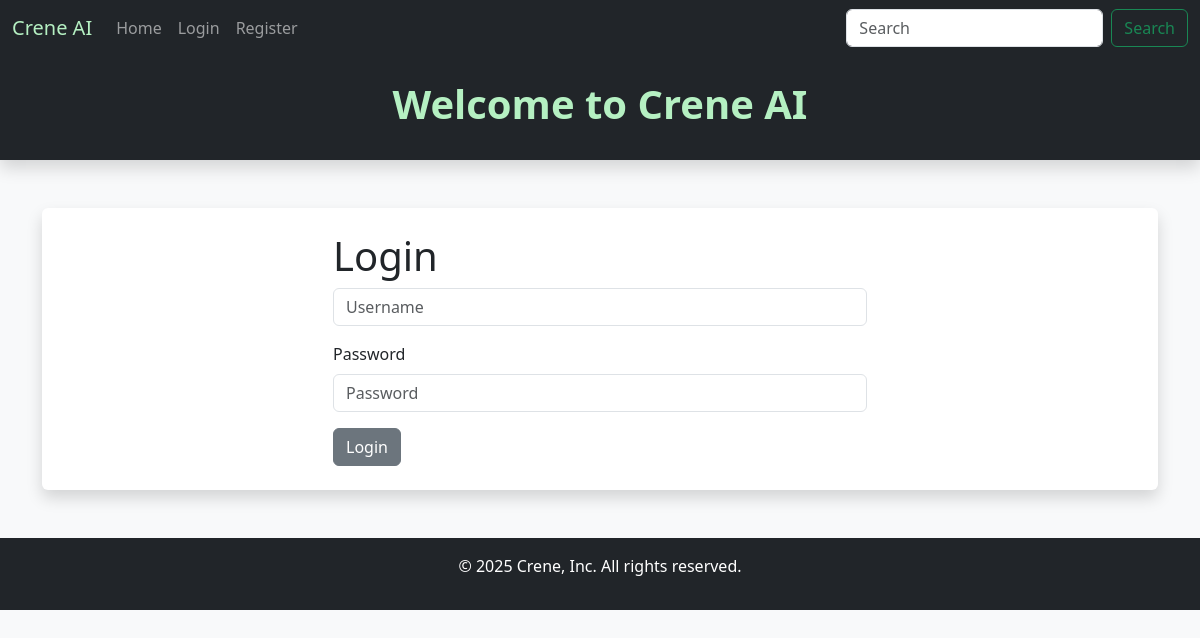
The app's page / (signed in), older data.
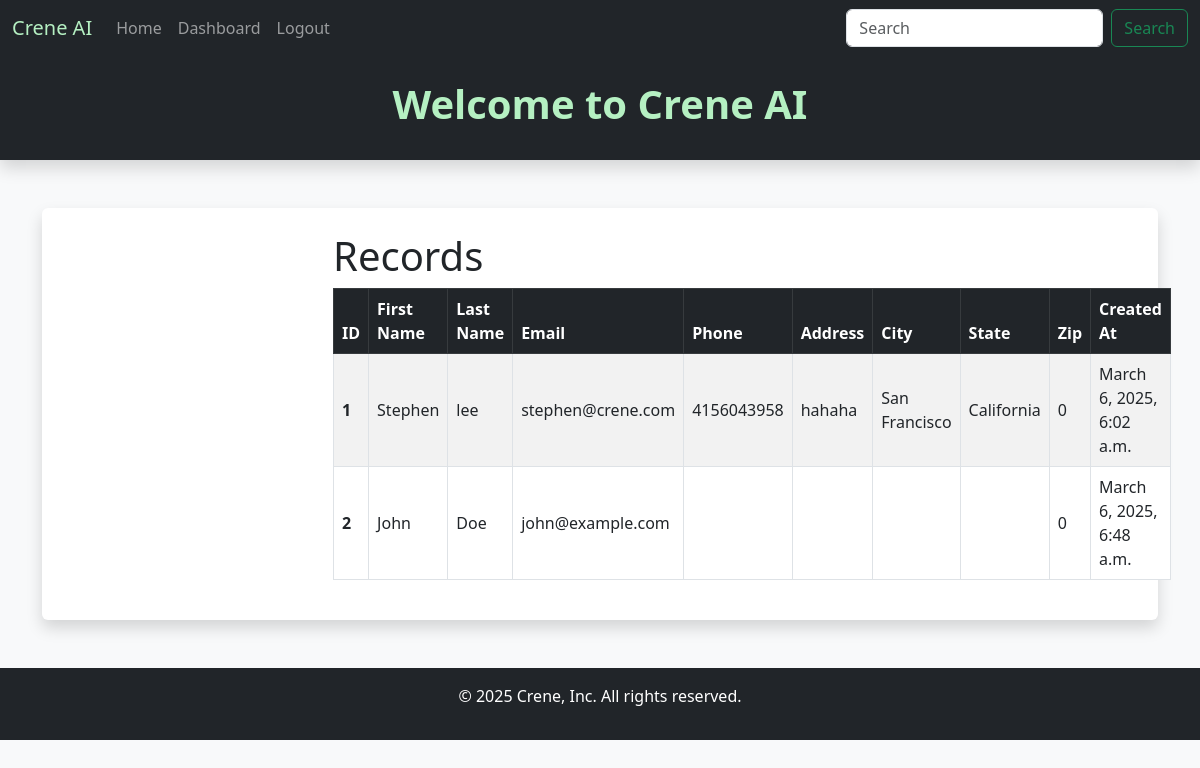
The same page, newer data.
### website/models.py (models this page shows, shortened)
class Record(models.Model):
    created_at = models.DateTimeField(auto_now_add=True)
    first_name = models.CharField(max_length=100)
    last_name = models.CharField(max_length=100)
    address = models.CharField(max_length=100)
    city = models.CharField(max_length=100)
    state = models.CharField(max_length=100)
    zip_code = models.CharField(max_length=10)      # renamed from "zip"
    email = models.EmailField(max_length=50)
    phone = models.CharField(max_length=20)
    username = models.CharField(max_length=100, null=True, blank=True)
    password = models.CharField(max_length=255, null=True, blank=True)  # renamed from "password1"

### dcrm/views.py (the view)
# urls.py: path('', views.home, name='home'),  # This routes to the home view
def home(request):
    logged_in_record = get_logged_in_record(request)
    if logged_in_record:
        records = Record.objects.all()
    else:
        records = []
    return render(request, 'website/home.html', {
        'records': records,
        'record_logged_in': logged_in_record,  # Pass the current logged-in record to the template if needed
    })

### dcrm/views.py (called while the page is built)
def get_logged_in_record(request):
    record_id = request.session.get('record_id')
    if record_id:
        try:
            return Record.objects.get(id=record_id)
        except Record.DoesNotExist:
            pass
    return None

### website/Templates/website/home.html (shortened to what this page needs)
{% extends 'website/base.html' %}
{% block content %}
<div class="col-md-6 offset-md-3">
    {% if record_logged_in %}
        <h1>Records</h1>
        {% if records %}
            <table class="table table-striped table-hover table-bordered align-middle">
                <thead class="table-dark">
                  <tr>
                    <th scope="col">ID</th>
                    <th scope="col">First Name</th>
                    <th scope="col">Last Name</th>
                    <th scope="col">Email</th>
                    <th scope="col">Phone</th>
                    <th scope="col">Address</th>
                    <th scope="col">City</th>
                    <th scope="col">State</th>
                    <th scope="col">Zip</th>
                    <th scope="col">Created At</th>
                  </tr>
                </thead>
                <tbody>
                  {% for record in records %}
                    <tr>
                      <th scope="row">{{ record.id }}</th>
                      <td>{{ record.first_name }}</td>
                      <td>{{ record.last_name }}</td>
                      <td>{{ record.email }}</td>
                      <td>{{ record.phone }}</td>
                      <td>{{ record.address }}</td>
                      <td>{{ record.city }}</td>
                      <td>{{ record.state }}</td>
                      <td>{{ record.zip_code }}</td>
                      <td>{{ record.created_at }}</td>
                    </tr>
                  {% endfor %}
                </tbody>
              </table>
        {% else %}
            <p>No records found.</p>
        {% endif %}
    {% else %}
        <h1>Login</h1>
        <form method="POST" action="{% url 'login' %}">
            <div class="mb-3">
                <input
                    type="text"
                    class="form-control"
                    name="username"
                    placeholder="Username"
                    required
                >
            </div>
            <div class="mb-3">
                <label for="password" class="form-label">Password</label>
                <input
                    type="password"
                    class="form-control"
                    name="password"
                    placeholder="Password"
                    required
                >
            </div>
            <button type="submit" class="btn btn-secondary">Login</button>
        </form>
    {% endif %}
</div>
{% endblock %}

### website/Templates/website/base.html (shortened to what this page needs)
<!DOCTYPE html>
<html lang="en">
<head>
    {% load static %}
    <link rel="stylesheet" type="text/css" href="{% static 'css/style.css' %}">
    <link
      href="https://cdn.jsdelivr.net/npm/bootstrap@5.3.0/dist/css/bootstrap.min.css"
      rel="stylesheet"
    >
</head>
<body class="bg-light">
    {% include 'website/navbar.html' %}
    <header class="bg-dark text-white py-4 shadow">
      <div class="container text-center">
        <h1 class="fw-bold very-light-emerald text-center">
          {% block header %}Welcome to Crene AI{% endblock %}
        </h1>
      </div>
    </header>
    <main class="container my-5">
      <div class="bg-white p-4 rounded shadow">
        {% block content %}
        {% endblock %}
      </div>
    </main>
    <footer class="bg-dark text-white text-center py-3 mt-5">
      <p>&copy; 2025 Crene, Inc. All rights reserved.</p>
    </footer>
</body>
</html>

### website/Templates/website/navbar.html (shortened to what this page needs)
<nav class="navbar navbar-expand-lg navbar-dark bg-dark">
  <div class="container-fluid">
    <a class="navbar-brand" href="{% url 'home' %}" style="color: #B5F0C2;">Crene AI</a>
    <div class="collapse navbar-collapse" id="navbarSupportedContent">
      <ul class="navbar-nav me-auto mb-2 mb-lg-0">
        {% if record_logged_in %}
          <li class="nav-item">
            <a class="nav-link" href="{% url 'home' %}">Home</a>
          </li>
          <li class="nav-item">
            <a class="nav-link" href="{% url 'dashboard' %}">Dashboard</a>
          </li>
          <li class="nav-item">
            <a class="nav-link" href="{% url 'logout' %}">Logout</a>
          </li>
        {% else %}
          <li class="nav-item">
            <a class="nav-link" href="{% url 'home' %}">Home</a>
          </li>
          <li class="nav-item">
            <a class="nav-link" href="{% url 'login' %}">Login</a>
          </li>
          <li class="nav-item">
            <a class="nav-link" href="{% url 'register' %}">Register</a>
          </li>
        {% endif %}
      </ul>
      <form class="d-flex" role="search">
        <input
          class="form-control me-2"
          type="search"
          placeholder="Search"
          aria-label="Search"
        >
        <button
          class="btn btn-outline-success"
          type="submit"
        >
          Search
        </button>
      </form>
    </div>
  </div>
</nav>

### dcrm/static/css/style.css (style rules this page uses)
.very-light-emerald { color: #B5F0C2 !important; }

Row changes from the older to the newer data that the page shows:
added Record: id "1", first_name "Stephen", last_name "lee", email "stephen@crene.com", phone "4156043958", address "hahaha", city "San Francisco", state "California", zip_code "0", created_at "March 6, 2025, 6:02 a.m."
added Record: id "2", first_name "John", last_name "Doe", email "john@example.com", zip_code "0", created_at "March 6, 2025, 6:48 a.m."
Text that changed along with them:
text no longer shown: "Login Register Login Password Login"
text now shown: "Dashboard Logout Records ID First Name Last Name Email Phone Address City State Zip Created At"
